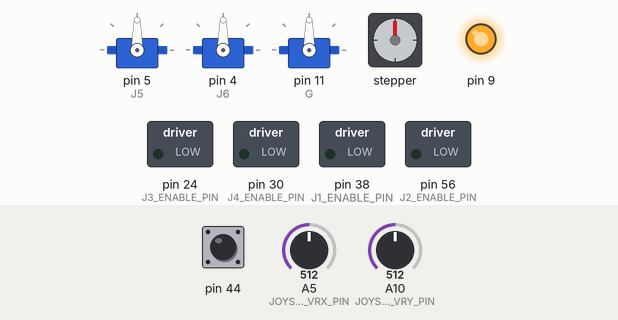
This sketch was run on a simulated Arduino Mega 2560, built with avr-gcc and run on an emulated ATmega2560. On the bench: 3 × servo, stepper motor, switched loads named in the sketch (green lamp = pin HIGH), output pins drawn as LEDs (lit = HIGH). The test bench sets the inputs (shaded band); at power-on: A5 (JOYSTICK_VRX_PIN) = 512, pin 44 HIGH, A10 (JOYSTICK_VRY_PIN) = 512. Stepper angles assume 50 steps per turn; what the sketch prints to the serial monitor is not drawn.

Above: at 1.2 s.
1.3 s: A5 (JOYSTICK_VRX_PIN) set to 531
4.3 s: A5 (JOYSTICK_VRX_PIN) set to 562
At 5.0 s:
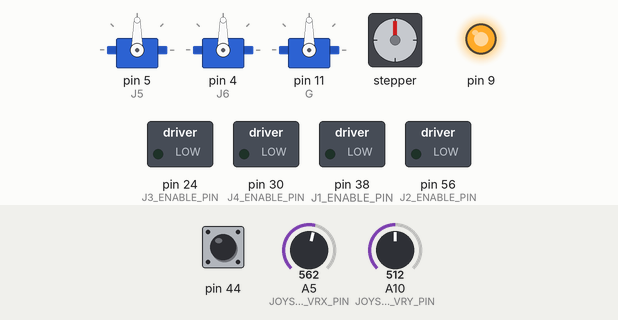
7.3 s: A5 (JOYSTICK_VRX_PIN) set to 511
At 8.3 s:
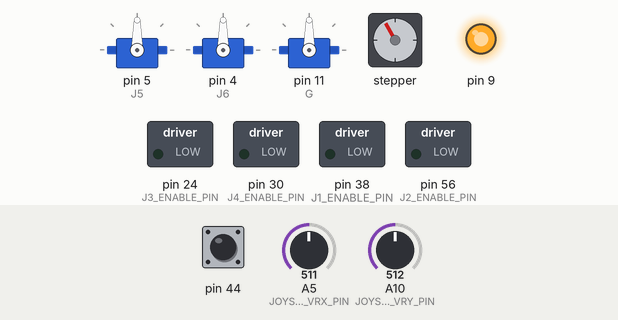
8.8 s: pin 44 pulled LOW for 0.15 s
At 11.6 s:
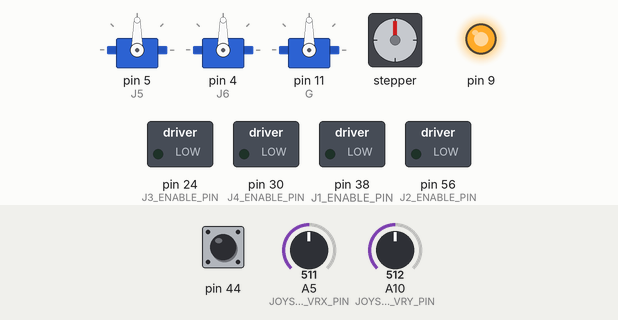
11.9 s: A5 (JOYSTICK_VRX_PIN) set to 456
14.9 s: A5 (JOYSTICK_VRX_PIN) set to 435
At 15.5 s:
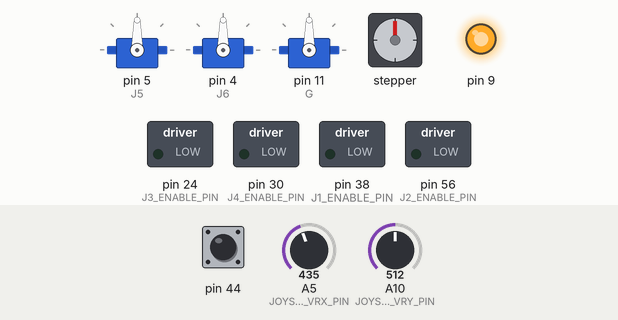
Timing chart, 0 to 65.4 s (numbered marks = the images above; inputs shaded):
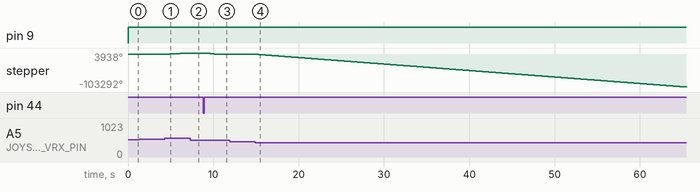

The sketch:

3_moving_all_with_joystick.ino
```cpp
// könyvtárak
#include <AccelStepper.h>
#include <Servo.h>

Servo G; // G szervo objektum
Servo J6; // J6 szervo objektum
Servo J5; // J5 szervo objektum

Servo servos[] = { J6, J5, G }; // szervo objektumok tömbje

#define J1_STEP_PIN     54  // J1 lépés tű
#define J1_DIR_PIN      55  // J1 irány tű
#define J1_ENABLE_PIN   38  // J1 engedélyezés tű

#define J2_STEP_PIN     60  // J2 lépés tű
#define J2_DIR_PIN      61  // J2 irány tű
#define J2_ENABLE_PIN   56  // J2 engedélyezés tű

#define J3_STEP_PIN     26  // J3 lépés tű
#define J3_DIR_PIN      28  // J3 irány tű
#define J3_ENABLE_PIN   24  // J3 engedélyezés tű

#define J4_STEP_PIN     36  // J4 lépés tű
#define J4_DIR_PIN      34  // J4 irány tű
#define J4_ENABLE_PIN   30  // J4 engedélyezés tű

#define JOYSTICK_VRX_PIN A5   // analóg joystick X-tengely
#define JOYSTICK_VRY_PIN A10  // analóg joystick Y-tengely

#define JOYSTICK_THRESHOLD 50       // küszöbérték jostick-hoz
#define INCREMENT_THRESHOLD 1000    // inkrementálás küszöbértéke jostick-hoz
#define DECREMENT_THRESHOLD 20      // dekrementálás küszöbértéke jostick-hoz
unsigned long previousMillis = 0;   // előző időpont milliszekundumban jostick-hoz
const unsigned long interval = 500; // időköz milliszekundumban jostick-hoz
int previousY = 0;                  // előző jostick Y érték mentéséhez

int active = 0;  // aktív motor változó

#define STEP_MODE 1           // lépésmód
const float MAX_SPEED = 2000; // maximális sebesség
#define ACCELERATION 700      // gyorsulás
const int STEPS_PER_REV = 50; // lépések száma fordulatonként

AccelStepper stepperJ1(AccelStepper::DRIVER, J1_STEP_PIN, J1_DIR_PIN);  // J1 léptetőmotor
AccelStepper stepperJ2(AccelStepper::DRIVER, J2_STEP_PIN, J2_DIR_PIN);  // J2 léptetőmotor
AccelStepper stepperJ3(AccelStepper::DRIVER, J3_STEP_PIN, J3_DIR_PIN);  // J3 léptetőmotor
AccelStepper stepperJ4(AccelStepper::DRIVER, J4_STEP_PIN, J4_DIR_PIN);  // J4 léptetőmotor

AccelStepper* steppers[] = { &stepperJ1, &stepperJ2, &stepperJ3, &stepperJ4 }; // léptetőmotorok tömbje

bool moveToHome = false;  // HOME pozícióba mozgatás változó alapjáraton hamis értékkel

void setup() {

  for (int i = 0; i < 4; i++) {
    steppers[i]->setMaxSpeed(MAX_SPEED);        // léptetőmotorok maximális sebességének beállítása
    steppers[i]->setAcceleration(ACCELERATION); // léptetőmotorok gyorsulásának beállítása
  }

  J5.attach(5); // J5 szervo csatlakoztatása 5 pinre
  J6.attach(4); // J6 szervo csatlakoztatása 4 pinre
  G.attach(11); // G szervo csatlakoztatása 11 pinre

  // léptetőmotorok engedélyezési tű kimenetének beállítása
  // léptetőmotorok engedélyezési tű kimenetének alacsonyra állítása
  pinMode(J1_ENABLE_PIN, OUTPUT);
  digitalWrite(J1_ENABLE_PIN, LOW);
  pinMode(J2_ENABLE_PIN, OUTPUT);
  digitalWrite(J2_ENABLE_PIN, LOW);
  pinMode(J3_ENABLE_PIN, OUTPUT);
  digitalWrite(J3_ENABLE_PIN, LOW);
  pinMode(J4_ENABLE_PIN, OUTPUT);
  digitalWrite(J4_ENABLE_PIN, LOW);

  pinMode(JOYSTICK_VRX_PIN, INPUT);   // analóg joystick X-tengely bemenet beállítása
  pinMode(JOYSTICK_VRY_PIN, INPUT);   // analóg joystick Y-tengely bemenet beállítása

  pinMode(9, OUTPUT);         // 9-es pin kimenet beállítása (ventilátor)
  pinMode(44, INPUT_PULLUP);  // 44-es pin pull-up bemenet beállítása (joystick gomb)

  Serial.begin(9600);   // soros kommunikáció indítása 9600 baud sebességgel

  moveMotorsToHomePosition(); // motorok otthoni pozícióba mozgatása
}
void loop() {

  digitalWrite(9, HIGH);  // 9-es tű kimenetének magasra állítása (ventilátor)

  int x = analogRead(JOYSTICK_VRX_PIN); // joystick X-tengely analóg beolvasása
  int y = analogRead(JOYSTICK_VRY_PIN); // joystick Y-tengely analóg beolvasása

  Serial.print("Active: "); // "Active: " üzenet kiírása soros kommunikációra
  Serial.println(active);   // aktív érték kiírása soros kommunikációra

  //aktív változó értékét állítja a joystick értékei alapján
  if (y < DECREMENT_THRESHOLD && previousY >= DECREMENT_THRESHOLD && millis() - previousMillis >= interval) {
    if (active < 6) {
      active++;
    } else {
      active = 0;
    }
    previousMillis = millis();
  }

  if (y > INCREMENT_THRESHOLD && previousY <= INCREMENT_THRESHOLD && millis() - previousMillis >= interval) {
    if (active > 0) {
      active--;
    } else {
      active = 6;
    }
    previousMillis = millis();
  }
  previousY = y;

  //reakció az SW gomb lenyomására moveToHome változót igazzá teszi
  if (digitalRead(44) == LOW) {
    moveToHome = true;
  }

  //ha moveToHome változó magas hívja a kiindulási pozícióra állásért felelős függvényt
  if (moveToHome) {
    moveMotorsToHomePosition();
    moveToHome = false;
  }

  //aktív változó alapján mozgatja a motorokat
  if (active >= 0 && active < 4) {
    while (x < (498 - JOYSTICK_THRESHOLD) || x > (498 + JOYSTICK_THRESHOLD)) {
      steppers[active]->setSpeed(map(x, 0, 1023, -MAX_SPEED, MAX_SPEED));
      steppers[active]->runSpeed();
      x = analogRead(JOYSTICK_VRX_PIN);
    }
  } else if (active >= 4 && active <= 6) {
    if (x < (498 - JOYSTICK_THRESHOLD) || x > (498 + JOYSTICK_THRESHOLD)) {
      int servoAngle = map(x, 0, 1023, -1, 1);
      servos[active - 4].write(servos[active - 4].read() + servoAngle);
      delay(10);
    }
  } else {
    steppers[active]->stop();
  }
}

//kiindulási pozícióra állásért felelős függvény
void moveMotorsToHomePosition() {
  for (int i = 0; i < 4; i++) {
    steppers[i]->moveTo(0);
  }
  for (int i = 0; i < 3; i++) {
    servos[i].write(90);
  }
  while (steppers[0]->distanceToGo() != 0 || steppers[1]->distanceToGo() != 0 || steppers[2]->distanceToGo() != 0 || steppers[3]->distanceToGo() != 0) {
    for (int i = 0; i < 4; i++) {
      steppers[i]->run();
    }
  }
}
```

Measured:
- the behaviour switches between 548 and 549 on A5 (JOYSTICK_VRX_PIN) (found by bisection; images 0 and 1)
- the behaviour switches between 448 and 447 on A5 (JOYSTICK_VRX_PIN) (found by bisection; images 3 and 4)
- after the input at 1.3 s, every drawn part: stays the same
- after the input at 4.3 s, stepper: keeps turning clockwise at about 1318°/s, starting at once
- after the input at 11.9 s, every drawn part: stays the same
- after the input at 14.9 s, stepper: keeps turning counter-clockwise at about 2046°/s, starting at once
